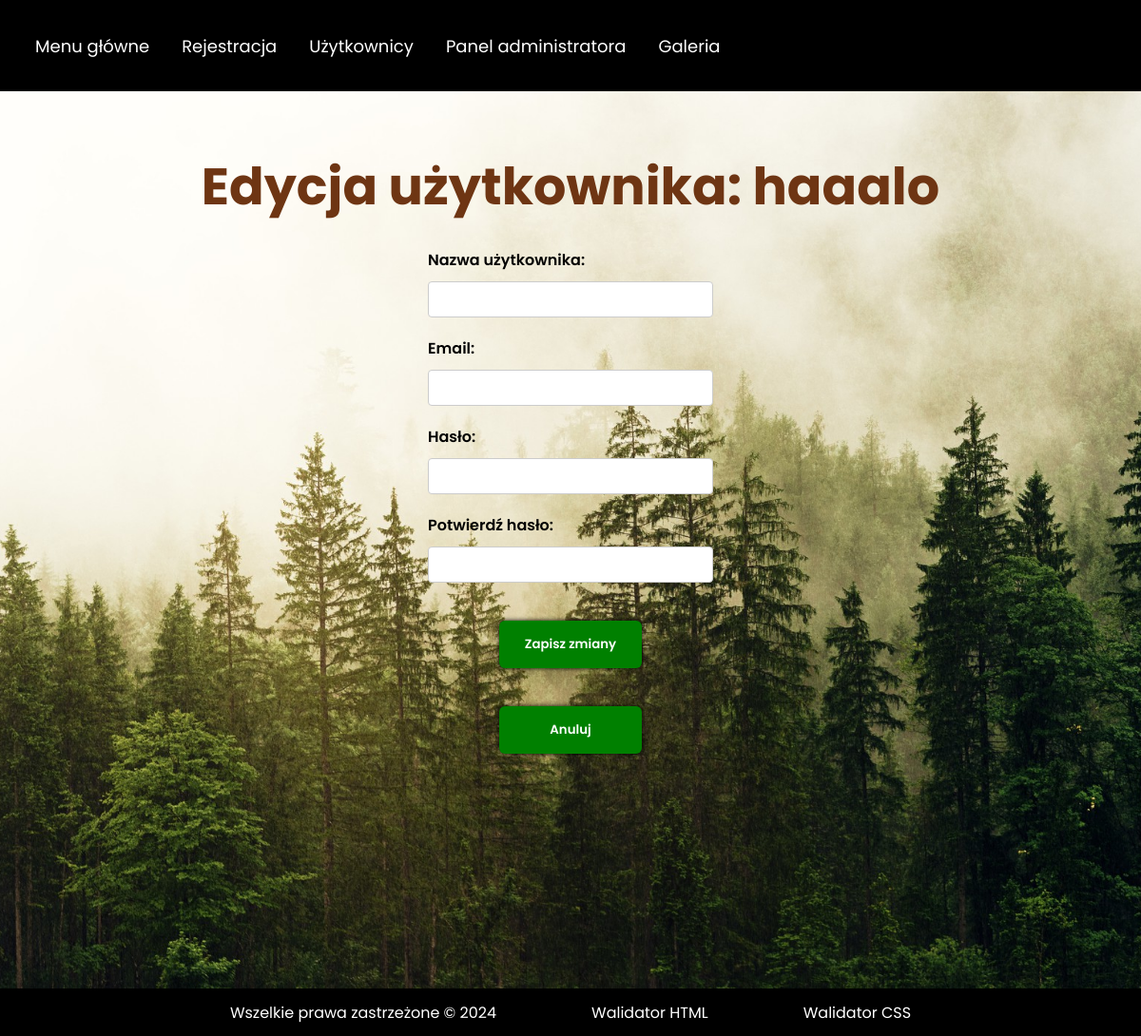
Before: /admin/edit/2 (signed in) with the older database file.
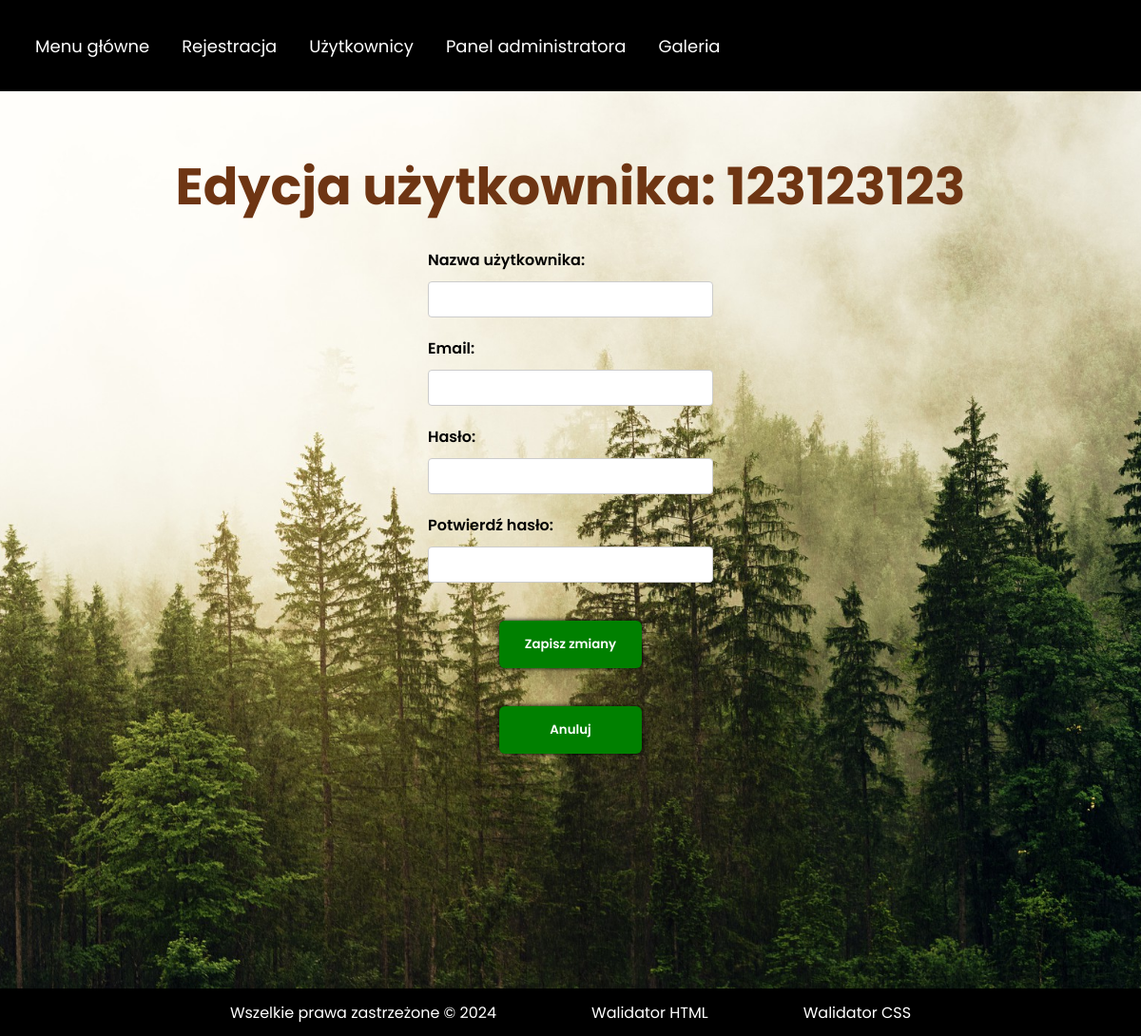
After: the same page with the newer database file.
### backend.py (models this page shows, shortened)
class User(db.Model):
    id = db.Column(db.Integer, primary_key=True)
    name = db.Column(db.String(80), nullable=False)
    email = db.Column(db.String(120), unique=True, nullable=False)
    password = db.Column(db.String(80), nullable=False)

### backend.py (the view)
    def wrapper(*args, **kwargs):
        if not session.get('admin_logged_in'):
            return redirect(url_for('admin_login'))
        return f(*args, **kwargs)

### backend.py (called while the page is built, shortened)
def admin_required(f):
    def wrapper(*args, **kwargs):
        if not session.get('admin_logged_in'):
            return redirect(url_for('admin_login'))
        return f(*args, **kwargs)
    wrapper.__name__ = f.__name__
    return wrapper

@app.route('/admin/edit/<int:user_id>', methods=['GET', 'POST'])
@admin_required
def edit_user(user_id):
    user = User.query.get(user_id)
    if not user:
        return "User not found", 404
    return render_template('edit_user.html', user=user)

### templates/edit_user.html (shortened to what this page needs)
<!DOCTYPE html>
<html lang="en">
  <head>
    <link rel="stylesheet" href="/static/styles.css" />
  </head>
  <body>
    <div class="container">
      <nav>
        <div class="navbar">
          <ul class="nav-links">
            <li><a href="/index">Menu główne</a></li>
            <li><a href="/formularz">Rejestracja</a></li>
            <li><a href="/panel">Użytkownicy</a></li>
            <li><a href="/admin">Panel administratora</a></li>
            <li><a href="/galeria">Galeria</a></li>
          </ul>
        </div>
      </nav>
      <div class="hero">
        <div class="h1-form"><h1>Edycja użytkownika: {{user.name}}</h1></div>
        <form action="{{ url_for('edit_user', user_id=user.id) }}" method="POST">
          <div class="form-row">
            <label for="name">Nazwa użytkownika:</label>
            <input
              type="text"
              id="name"
              name="name"
              required
              minlength="2"
              maxlength="80"
            />
          </div>
          <div class="form-row">
            <label for="email">Email:</label>
            <input
              type="email"
              id="email"
              name="email"
              required
              minlength="6"
            />
          </div>
          <div class="form-row">
            <label for="password">Hasło:</label>
            <input type="password" id="password" name="password" required />
          </div>
          <div class="form-row">
            <label for="confirm_password">Potwierdź hasło:</label>
            <input
              type="password"
              id="confirm_password"
              name="confirm_password"
              required
            />
          </div>
          <button class="submit-button" type="submit">
            <span>Zapisz zmiany</span>
          </button>
          <button class="submit-button"><a href="{{ url_for('admin_panel') }}">Anuluj</a></button>
      </div>
      </div>
      <footer class="footer_style">
        <div class="footer_item">
          <p>Wszelkie prawa zastrzeżone &copy; 2024</p>
        </div>
        <div class="footer_item">
          <a href="https://validator.w3.org/#validate_by_upload"
            >Walidator HTML</a
          >
        </div>
        <div class="footer_item">
          <a href="https://jigsaw.w3.org/css-validator/">Walidator CSS</a>
        </div>
      </footer>
  </body>
</html>

Changed rows visible on the page:
changed User: name "haaalo" → "123123123"
